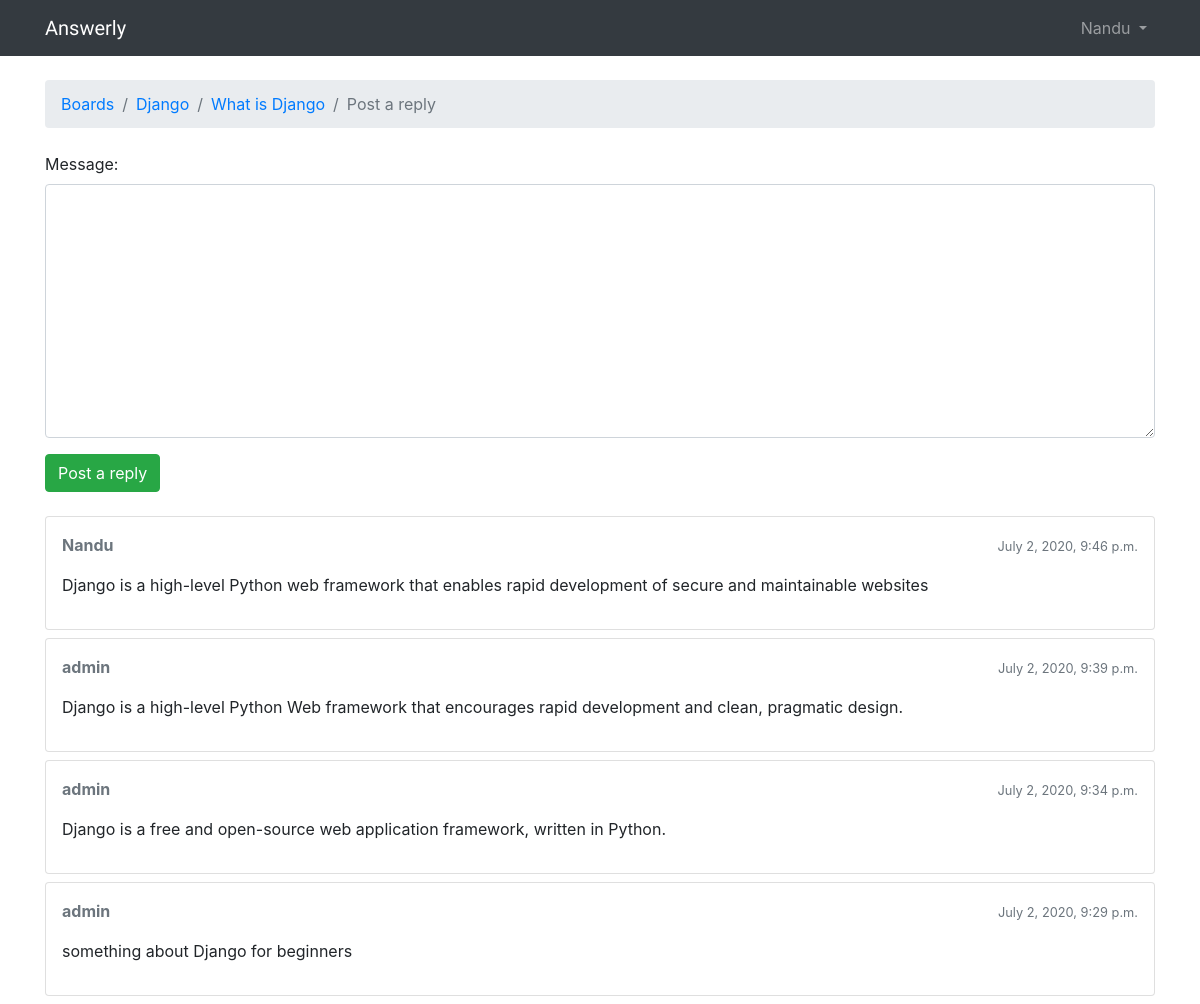
Page /boards/1/topics/1/reply/ (signed in) on the committed database.
### boards/models.py (models this page shows, shortened)
class Topic(models.Model):
    subject = models.CharField(max_length=255)
    last_updated = models.DateTimeField(auto_now_add=True)
    board = models.ForeignKey(Board,on_delete=models.CASCADE, related_name='topics')
    starter = models.ForeignKey(User, related_name='topics',on_delete=models.CASCADE)
    views = models.PositiveIntegerField(default=0)
    def get_last_ten_posts(self):
        return self.posts.order_by('-created_at')[:10]

class Board(models.Model):
    name = models.CharField(max_length=30, unique=True)
    description = models.CharField(max_length=100)

class Post(models.Model):
    message = models.TextField(max_length=4000)
    topic = models.ForeignKey(Topic, related_name='posts',on_delete= models.CASCADE)
    created_at = models.DateTimeField(auto_now_add=True)
    updated_at = models.DateTimeField(null=True)
    created_by = models.ForeignKey(User, related_name='posts', on_delete=models.CASCADE)
    updated_by = models.ForeignKey(User, null=True, related_name='+', on_delete=models.CASCADE)
    def get_message_as_markdown(self):
        return mark_safe(markdown(self.message, safe_mode='escape'))

### boards/views.py (the view)
# urls.py: path('boards/<pk>/topics/<topic_pk>/reply/', views.reply_topic, name='reply_topic'),
@login_required
def reply_topic(request, pk, topic_pk):
    topic = get_object_or_404(Topic, board__pk = pk, pk = topic_pk)
    if request.method == 'POST':
        form = PostForm(request.POST)
        if form.is_valid():
            post = form.save(commit=False)
            post.topic = topic
            post.created_by = request.user
            post.save()
            topic.last_updated = timezone.now()
            topic.save()
            return redirect('topic_posts', pk=pk, topic_pk=topic_pk)
    else:
        form = PostForm()
    return render(request, 'reply_topic.html', {'form':form, 'topic':topic})

### boards/forms.py
class PostForm(forms.ModelForm):
    class Meta:
        model = Post
        fields = ['message']

### boards/templatetags/form_tags.py (called while the page is built)
@register.filter
def input_class(bound_field):
    css_class = ''
    if bound_field.form.is_bound:
        if bound_field.errors:
            css_class = 'is-invalid'
        elif field_type(bound_field) != 'PasswordInput':
            css_class = 'is-valid'
    return 'form-control {}'.format(css_class)

### templates/reply_topic.html (shortened to what this page needs)
{% extends 'base.html' %}
{% load static %}
{% block stylesheet %}
  <link rel="stylesheet" href="https://cdnjs.cloudflare.com/ajax/libs/simplemde/1.11.2/simplemde.min.css">
{% endblock %}
{% block breadcrumb %}
  <li class="breadcrumb-item"><a href="{% url 'home' %}">Boards</a></li>
  <li class="breadcrumb-item"><a href="{% url 'board_topics' topic.board.pk %}">{{ topic.board.name }}</a></li>
  <li class="breadcrumb-item"><a href="{% url 'topic_posts' topic.board.pk topic.pk %}">{{ topic.subject }}</a></li>
  <li class="breadcrumb-item active">Post a reply</li>
{% endblock %}
{% block content %}
  <form method="post" class="mb-4" novalidate>
    {% include 'includes/form.html' %}
    <button type="submit" class="btn btn-success">Post a reply</button>
  </form>
  {% for post in topic.get_last_ten_posts %}
    <div class="card mb-2">
      <div class="card-body p-3">
        <div class="row mb-3">
          <div class="col-6">
            <strong class="text-muted">{{ post.created_by.username }}</strong>
          </div>
          <div class="col-6 text-right">
            <small class="text-muted">{{ post.created_at }}</small>
          </div>
        </div>
        {{ post.get_message_as_markdown }}
      </div>
    </div>
  {% endfor %}
{% endblock %}

### templates/base.html (shortened to what this page needs)
{% load static %}<!DOCTYPE html>
<html>
  <head>
    <link rel="stylesheet" href="https://maxcdn.bootstrapcdn.com/bootstrap/4.0.0/css/bootstrap.min.css">
    <link rel="stylesheet" href="{% static 'css/app.css' %}">
    {% block stylesheet %}{% endblock %}
  </head>
  <body>
  {% block body %}
    <nav class="navbar navbar-expand-lg navbar-dark bg-dark">
      <div class="container">
        <a class="navbar-brand" href="{% url 'home' %}">Answerly</a>
        <div class="collapse navbar-collapse" id="navbarSupportedContent">
          {% if user.is_authenticated %}
          <ul class="navbar-nav ml-auto">
            <li class="nav-item dropdown">
              <a class="nav-link dropdown-toggle" href="#" id="navbarDropdown" role="button" data-toggle="dropdown" aria-haspopup="true" aria-expanded="false">
                {{ user.username }}
              </a>
            </li>
          </ul>
        {% else %}
          <form class="form-inline ml-auto">
            <a href="{% url 'login' %}" class="btn btn-outline-secondary">Log in</a>
            <a href="{% url 'signup' %}" class="btn btn-primary ml-2">Sign up</a>
          </form>
        {% endif %}
        </div>
      </div>
    </nav>
    <div class="container">
      <ol class="breadcrumb my-4">
        {% block breadcrumb %}
        {% endblock %}
      </ol>
      {% block content %}
      {% endblock %}
    </div>
  {% endblock body %}
  </body>
</html>

### static/css/app.css (style rules this page uses)
.navbar-brand { font-family: 'Peralta', cursive; }

### rows in the picture
Topic: board.name "Django", subject "What is Django"
Post: created_by.username "Nandu", created_at "July 2, 2020, 9:46 p.m.", get_message_as_markdown "Django is a high-level Python web framework that enables rapid development of secure and maintainable websites"
Post: created_by.username "admin", created_at "July 2, 2020, 9:39 p.m.", get_message_as_markdown "Django is a high-level Python Web framework that encourages rapid development and clean, pragmatic design."
Post: created_by.username "admin", created_at "July 2, 2020, 9:34 p.m.", get_message_as_markdown "Django is a free and open-source web application framework, written in Python."
Post: created_by.username "admin", created_at "July 2, 2020, 9:29 p.m.", get_message_as_markdown "something about Django for beginners"

### other values in the picture
{{ user.username }} "Nandu"
{{ field.label_tag }} "Message:"
